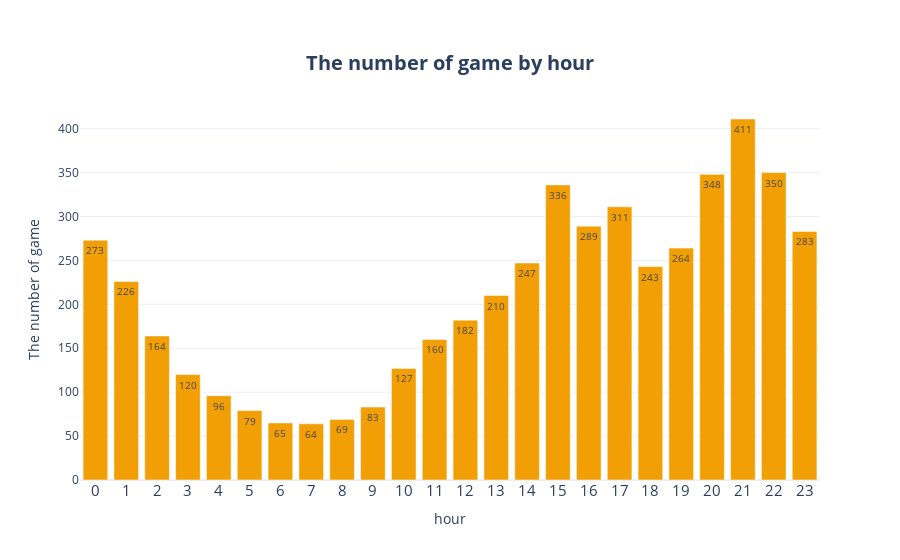

The cell this chart's notebook holds for it:
### Markdown cell above
#### 시각화

### Code cell
fig = go.Figure()
fig.add_trace(
    go.Bar(
        x=time_hour.index, 
        y=time_hour['makeTime'],
        text=time_hour['makeTime'], 
        textposition='auto',
        textfont={'size' : 10},
        marker_color = '#F29F05'
    )
)
fig.update_layout(
    {
        "title": {
            "text": "<b>The number of game by hour</b>",
            "x": 0.5,
            "y": 0.9,
            "font": {
                "size": 20
            }
        },
        "xaxis": {
            "title": "hour",
            "showticklabels":True,
            "tickfont": {
                "size": 15                
            },
            'dtick': 1
        },
        "yaxis": {
            "title": "The number of game"
        },
        "template":'plotly_white'
    }
)
fig.show()

### Figure 1 — Plotly figure (JSON) as saved in the notebook; plotly's stock layout.template omitted (floating-point values rounded to 4 significant figures)
{"data": [{"marker": {"color": "#F29F05"}, "text": [273, 226, 164, 120, 96, 79, 65, 64, 69, 83, 127, 160, 182, 210, 247, 336, 289, 311, 243, 264, 348, 411, 350, 283], "textfont": {"size": 10}, "textposition": "auto", "type": "bar", "x": [0, 1, 2, 3, 4, 5, 6, 7, 8, 9, 10, 11, 12, 13, 14, 15, 16, 17, 18, 19, 20, 21, 22, 23], "y": [273, 226, 164, 120, 96, 79, 65, 64, 69, 83, 127, 160, 182, 210, 247, 336, 289, 311, 243, 264, 348, 411, 350, 283]}], "layout": {"autosize": true, "title": {"font": {"size": 20}, "text": "<b>The number of game by hour</b>", "x": 0.5, "y": 0.9}, "xaxis": {"autorange": true, "dtick": 1, "range": [-0.5, 23.5], "showticklabels": true, "tickfont": {"size": 15}, "title": {"text": "hour"}, "type": "linear"}, "yaxis": {"autorange": true, "range": [0, 432.6], "title": {"text": "The number of game"}, "type": "linear"}}}
